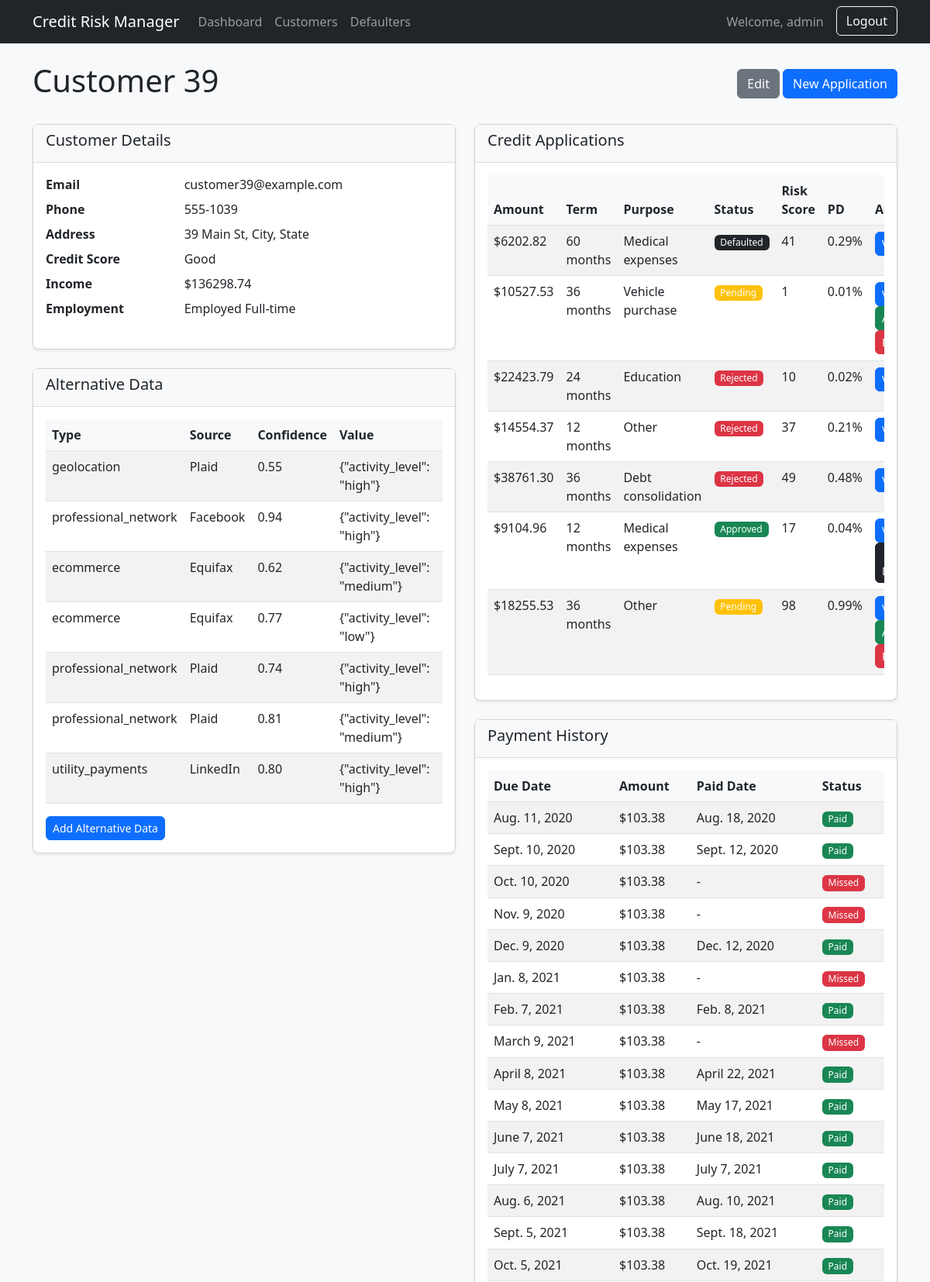
/customers/39/ (signed in, upper part), run on the app's committed database.
### credit_risk/models.py (models this page shows, shortened)
class Customer(models.Model):
    CREDIT_SCORE_CHOICES = [
        ('300-579', 'Poor'),
        ('580-669', 'Fair'),
        ('670-739', 'Good'),
        ('740-799', 'Very Good'),
        ('800-850', 'Excellent'),
    ]
    user = models.OneToOneField(User, on_delete=models.CASCADE, null=True, blank=True)
    name = models.CharField(max_length=100)
    email = models.EmailField(unique=True)
    phone = models.CharField(max_length=15)
    address = models.TextField()
    credit_score = models.CharField(max_length=10, choices=CREDIT_SCORE_CHOICES)
    income = models.DecimalField(max_digits=12, decimal_places=2)
    employment_status = models.CharField(max_length=50)
    created_at = models.DateTimeField(auto_now_add=True)
    updated_at = models.DateTimeField(auto_now=True)

class AlternativeData(models.Model):
    customer = models.ForeignKey(Customer, on_delete=models.CASCADE)
    data_type = models.CharField(max_length=50)  # e.g., 'social_media', 'utility_payments'
    source = models.CharField(max_length=100)
    value = models.TextField()  # Could be JSON data
    confidence_score = models.FloatField(validators=[MinValueValidator(0.0), MaxValueValidator(1.0)])
    collected_at = models.DateTimeField(auto_now_add=True)

class CreditApplication(models.Model):
    STATUS_CHOICES = [
        ('pending', 'Pending'),
        ('approved', 'Approved'),
        ('rejected', 'Rejected'),
        ('defaulted', 'Defaulted'),
    ]
    customer = models.ForeignKey(Customer, on_delete=models.CASCADE)
    amount = models.DecimalField(max_digits=12, decimal_places=2)
    term = models.IntegerField()  # in months
    purpose = models.TextField()
    status = models.CharField(max_length=10, choices=STATUS_CHOICES, default='pending')
    applied_at = models.DateTimeField(auto_now_add=True)
    decision_at = models.DateTimeField(null=True, blank=True)

class RiskAssessment(models.Model):
    application = models.OneToOneField(CreditApplication, on_delete=models.CASCADE)
    probability_of_default = models.FloatField(validators=[MinValueValidator(0.0), MaxValueValidator(1.0)])
    risk_score = models.IntegerField(validators=[MinValueValidator(1), MaxValueValidator(100)])
    decision_reason = models.TextField()
    assessed_at = models.DateTimeField(auto_now_add=True)
    last_updated = models.DateTimeField(auto_now=True)

class PaymentHistory(models.Model):
    application = models.ForeignKey(CreditApplication, on_delete=models.CASCADE)
    amount_paid = models.DecimalField(max_digits=12, decimal_places=2)
    due_date = models.DateField()
    paid_date = models.DateField(null=True, blank=True)
    status = models.CharField(max_length=20)  # 'paid', 'late', 'missed'

### credit_risk/views.py (the view)
# urls.py: path('customers/<int:pk>/', views.CustomerDetailView.as_view(), name='customer_detail'),
class CustomerDetailView(LoginRequiredMixin, DetailView):
    model = Customer
    template_name = 'customer_detail.html'
    context_object_name = 'customer'
    def get_context_data(self, **kwargs):
        context = super().get_context_data(**kwargs)
        customer = self.object
        applications = CreditApplication.objects.filter(customer=customer).select_related('riskassessment')
        alternative_data = AlternativeData.objects.filter(customer=customer)
        payment_history = PaymentHistory.objects.none()
        if applications.exists():
            payment_history = PaymentHistory.objects.filter(application__in=applications)
        context.update({
            'applications': applications,
            'alternative_data': alternative_data,
            'payment_history': payment_history,
        })
        return context

### credit_risk/templates/customer_detail.html
{% extends "base.html" %}
{% block content %}
<div class="d-flex justify-content-between align-items-center mb-4">
    <h1>{{ customer.name }}</h1>
    <div>
        <a href="{% url 'customer_update' customer.id %}" class="btn btn-secondary">Edit</a>
        <a href="{% url 'application_create' customer.id %}" class="btn btn-primary">New Application</a>
    </div>
</div>
<div class="row">
    <div class="col-md-6">
        <div class="card mb-4">
            <div class="card-header">
                <h5>Customer Details</h5>
            </div>
            <div class="card-body">
                <dl class="row">
                    <dt class="col-sm-4">Email</dt>
                    <dd class="col-sm-8">{{ customer.email }}</dd>
                    <dt class="col-sm-4">Phone</dt>
                    <dd class="col-sm-8">{{ customer.phone }}</dd>
                    <dt class="col-sm-4">Address</dt>
                    <dd class="col-sm-8">{{ customer.address }}</dd>
                    <dt class="col-sm-4">Credit Score</dt>
                    <dd class="col-sm-8">{{ customer.get_credit_score_display }}</dd>
                    <dt class="col-sm-4">Income</dt>
                    <dd class="col-sm-8">${{ customer.income|floatformat:2 }}</dd>
                    <dt class="col-sm-4">Employment</dt>
                    <dd class="col-sm-8">{{ customer.employment_status }}</dd>
                </dl>
            </div>
        </div>
        <div class="card mb-4">
            <div class="card-header">
                <h5>Alternative Data</h5>
            </div>
            <div class="card-body">
                {% if alternative_data %}
                <div class="table-responsive">
                    <table class="table table-striped">
                        <thead>
                            <tr>
                                <th>Type</th>
                                <th>Source</th>
                                <th>Confidence</th>
                                <th>Value</th>
                            </tr>
                        </thead>
                        <tbody>
                            {% for data in alternative_data %}
                            <tr>
                                <td>{{ data.data_type }}</td>
                                <td>{{ data.source }}</td>
                                <td>{{ data.confidence_score|floatformat:2 }}</td>
                                <td>{{ data.value|truncatechars:30 }}</td>
                            </tr>
                            {% endfor %}
                        </tbody>
                    </table>
                </div>
                {% else %}
                <p>No alternative data available for this customer.</p>
                {% endif %}
                <a href="#" class="btn btn-sm btn-primary">Add Alternative Data</a>
            </div>
        </div>
    </div>
    <div class="col-md-6">
        <div class="card mb-4">
            <div class="card-header">
                <h5>Credit Applications</h5>
            </div>
            <div class="card-body">
                {% if applications %}
                <div class="table-responsive">
                    <table class="table table-striped">
                        <thead>
                            <tr>
                                <th>Amount</th>
                                <th>Term</th>
                                <th>Purpose</th>
                                <th>Status</th>
                                <th>Risk Score</th>
                                <th>PD</th>
                                <th>Actions</th>
                            </tr>
                        </thead>
                        <tbody>
                            {% for app in applications %}
                            <tr>
                                <td>${{ app.amount|floatformat:2 }}</td>
                                <td>{{ app.term }} months</td>
                                <td>{{ app.purpose|truncatewords:3 }}</td>
                                <td>
                                    <span class="badge bg-{% if app.status == 'approved' %}success{% elif app.status == 'rejected' %}danger{% elif app.status == 'defaulted' %}dark{% else %}warning{% endif %}">
                                        {{ app.get_status_display }}
                                    </span>
                                </td>
                                <td>
                                    {% if app.riskassessment %}
                                        {{ app.riskassessment.risk_score }}
                                    {% else %}
                                        -
                                    {% endif %}
                                </td>
                                <td>
                                    {% if app.riskassessment %}
                                        {{ app.riskassessment.probability_of_default|floatformat:2 }}%
                                    {% else %}
                                        -
                                    {% endif %}
                                </td>
                                <td>
                                    <a href="{% url 'assess_risk' app.id %}" class="btn btn-sm btn-primary">View</a>
                                    {% if app.status == 'pending' %}
                                        <a href="{% url 'approve_application' app.id %}" class="btn btn-sm btn-success">Approve</a>
                                        <a href="{% url 'reject_application' app.id %}" class="btn btn-sm btn-danger">Reject</a>
                                    {% elif app.status == 'approved' %}
                                        <a href="{% url 'mark_as_defaulted' app.id %}" class="btn btn-sm btn-dark">Mark Defaulted</a>
                                    {% endif %}
                                </td>
                            </tr>
                            {% endfor %}
                        </tbody>
                    </table>
                </div>
                {% else %}
                <p>No credit applications for this customer.</p>
                {% endif %}
            </div>
        </div>
        {% if payment_history.exists %}
        <div class="card">
            <div class="card-header">
                <h5>Payment History</h5>
            </div>
            <div class="card-body">
                <div class="table-responsive">
                    <table class="table table-striped">
                        <thead>
                            <tr>
                                <th>Due Date</th>
                                <th>Amount</th>
                                <th>Paid Date</th>
                                <th>Status</th>
                            </tr>
                        </thead>
                        <tbody>
                            {% for payment in payment_history %}
                            <tr>
                                <td>{{ payment.due_date }}</td>
                                <td>${{ payment.amount_paid|floatformat:2 }}</td>
                                <td>{{ payment.paid_date|default:"-" }}</td>
                                <td>
                                    <span class="badge bg-{% if payment.status == 'paid' %}success{% elif payment.status == 'late' %}warning{% else %}danger{% endif %}">
                                        {{ payment.status|title }}
                                    </span>
                                </td>
                            </tr>
                            {% endfor %}
                        </tbody>
                    </table>
                </div>
            </div>
        </div>
        {% endif %}
    </div>
</div>
{% endblock %}

### credit_risk/templates/base.html (shortened to what this page needs)
{% load static %}
<!DOCTYPE html>
<html lang="en">
<head>
    <link href="https://cdn.jsdelivr.net/npm/bootstrap@5.3.0/dist/css/bootstrap.min.css" rel="stylesheet">
    <link href="{% static 'css/styles.css' %}" rel="stylesheet">
</head>
<body>
    <nav class="navbar navbar-expand-lg navbar-dark bg-dark">
        <div class="container">
            <a class="navbar-brand" href="{% url 'dashboard' %}">Credit Risk Manager</a>
            <div class="collapse navbar-collapse" id="navbarNav">
                <ul class="navbar-nav me-auto">
                    <li class="nav-item">
                        <a class="nav-link" href="{% url 'dashboard' %}">Dashboard</a>
                    </li>
                    <li class="nav-item">
                        <a class="nav-link" href="{% url 'customer_list' %}">Customers</a>
                    </li>
                    <li class="nav-item">
                        <a class="nav-link" href="{% url 'defaulter_tracking' %}">Defaulters</a>
                    </li>
                </ul>
                <div class="d-flex">
                    {% if user.is_authenticated %}
                        <span class="navbar-text me-3">Welcome, {{ user.username }}</span>
                        <form method="post" action="{% url 'logout' %}" class="d-inline">
                            <button type="submit" class="btn btn-outline-light">Logout</button>
                        </form>
                    {% else %}
                        <a href="{% url 'login' %}?next={{ request.path }}" class="btn btn-outline-light">Login</a>
                    {% endif %}
                </div>
            </div>
        </div>
    </nav>
    <div class="container mt-4">
        {% block content %}{% endblock %}
    </div>
</body>
</html>

### credit_risk/static/css/styles.css (style rules this page uses)
body { background-color: #f8f9fa; font-family: 'Segoe UI', Tahoma, Geneva, Verdana, sans-serif; }
.card { border-radius: 0.5rem; box-shadow: 0 0.125rem 0.25rem rgba(0, 0, 0, 0.075); margin-bottom: 1.5rem; }
.card-header { background-color: #f8f9fa; border-bottom: 1px solid rgba(0, 0, 0, 0.125); font-weight: 600; }
.table-responsive { overflow-x: auto; }
.btn { border-radius: 0.375rem; }
.badge { font-weight: 500; padding: 0.35em 0.65em; }
.table th { font-weight: 600; background-color: #f8f9fa; }
.table-striped tbody tr:nth-of-type(odd) { background-color: rgba(0, 0, 0, 0.02); }

### data on the page
Customer: name "Customer 39", email "customer39@example.com", phone "555-1039", address "39 Main St, City, State", credit_score "Good", income "136298.74", employment_status "Employed Full-time"
AlternativeData: data_type "geolocation", source "Plaid", confidence_score "0.55", value "{\"activity_level\": \"high\"}"
AlternativeData: data_type "professional_network", source "Facebook", confidence_score "0.94", value "{\"activity_level\": \"high\"}"
AlternativeData: data_type "ecommerce", source "Equifax", confidence_score "0.62", value "{\"activity_level\": \"medium\"}"
AlternativeData: data_type "ecommerce", source "Equifax", confidence_score "0.77", value "{\"activity_level\": \"low\"}"
AlternativeData: data_type "professional_network", source "Plaid", confidence_score "0.74", value "{\"activity_level\": \"high\"}"
AlternativeData: data_type "professional_network", source "Plaid", confidence_score "0.81", value "{\"activity_level\": \"medium\"}"
AlternativeData: data_type "utility_payments", source "LinkedIn", confidence_score "0.80", value "{\"activity_level\": \"high\"}"
CreditApplication: amount "6202.82", term "60", purpose "Medical expenses", status "Defaulted", riskassessment.risk_score "41", riskassessment.probability_of_default "0.29"
CreditApplication: amount "10527.53", term "36", purpose "Vehicle purchase", status "Pending", riskassessment.risk_score "1", riskassessment.probability_of_default "0.01"
CreditApplication: amount "22423.79", term "24", purpose "Education", status "Rejected", riskassessment.risk_score "10", riskassessment.probability_of_default "0.02"
CreditApplication: amount "14554.37", term "12", purpose "Other", status "Rejected", riskassessment.risk_score "37", riskassessment.probability_of_default "0.21"
CreditApplication: amount "38761.30", term "36", purpose "Debt consolidation", status "Rejected", riskassessment.risk_score "49", riskassessment.probability_of_default "0.48"
CreditApplication: amount "9104.96", term "12", purpose "Medical expenses", status "Approved", riskassessment.risk_score "17", riskassessment.probability_of_default "0.04"
CreditApplication: amount "18255.53", term "36", purpose "Other", status "Pending", riskassessment.risk_score "98", riskassessment.probability_of_default "0.99"
PaymentHistory: due_date "Aug. 11, 2020", amount_paid "103.38", paid_date "Aug. 18, 2020", status "Paid"
PaymentHistory: due_date "Sept. 10, 2020", amount_paid "103.38", paid_date "Sept. 12, 2020", status "Paid"
PaymentHistory: due_date "Oct. 10, 2020", amount_paid "103.38", paid_date "-", status "Missed"
PaymentHistory: due_date "Nov. 9, 2020", amount_paid "103.38", paid_date "-", status "Missed"
PaymentHistory: due_date "Dec. 9, 2020", amount_paid "103.38", paid_date "Dec. 12, 2020", status "Paid"
PaymentHistory: due_date "Jan. 8, 2021", amount_paid "103.38", paid_date "-", status "Missed"
PaymentHistory: due_date "Feb. 7, 2021", amount_paid "103.38", paid_date "Feb. 8, 2021", status "Paid"
PaymentHistory: due_date "March 9, 2021", amount_paid "103.38", paid_date "-", status "Missed"
PaymentHistory: due_date "April 8, 2021", amount_paid "103.38", paid_date "April 22, 2021", status "Paid"
PaymentHistory: due_date "May 8, 2021", amount_paid "103.38", paid_date "May 17, 2021", status "Paid"
PaymentHistory: due_date "June 7, 2021", amount_paid "103.38", paid_date "June 18, 2021", status "Paid"
PaymentHistory: due_date "July 7, 2021", amount_paid "103.38", paid_date "July 7, 2021", status "Paid"
PaymentHistory: due_date "Aug. 6, 2021", amount_paid "103.38", paid_date "Aug. 10, 2021", status "Paid"
PaymentHistory: due_date "Sept. 5, 2021", amount_paid "103.38", paid_date "Sept. 18, 2021", status "Paid"
PaymentHistory: due_date "Oct. 5, 2021", amount_paid "103.38", paid_date "Oct. 19, 2021", status "Paid"

### other printed values
{{ user.username }} "admin"
